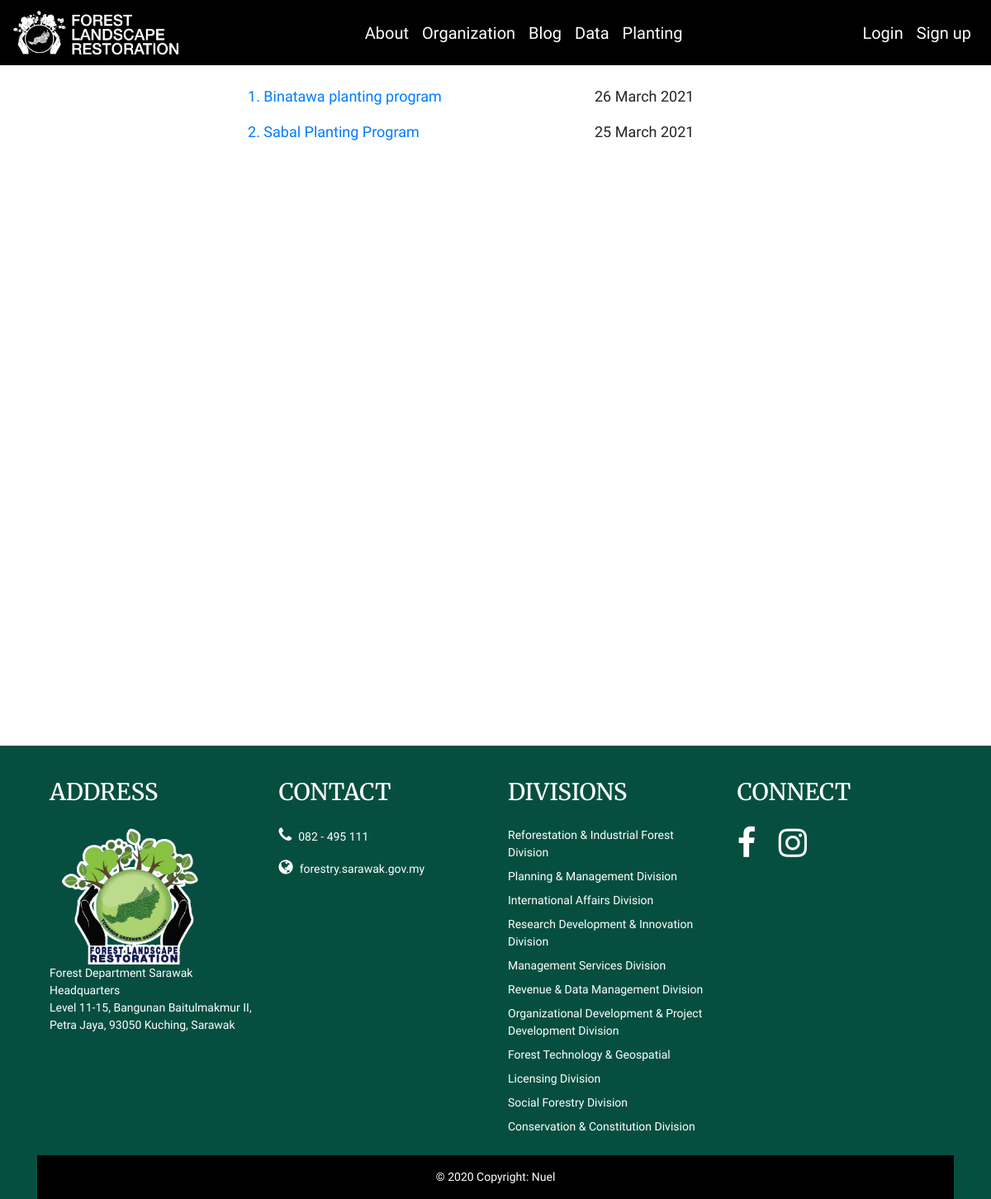
The page /planting/planting_program_index/ on the database its author committed.
### planting/models.py (models this page shows, shortened)
class PlantingProgram(models.Model):
	date_created = models.DateTimeField(auto_now_add=True)
	program_date = models.CharField(max_length=50)
	program_name = models.CharField(max_length=200)
	program_location = models.CharField(max_length=100)
	program_area = models.FloatField()
	program_species = models.CharField(max_length=200)
	program_participant = models.CharField(max_length=200)
	program_img = models.ImageField('Program Image', null=True, blank=True, upload_to='program_img/')
	class Meta:
		ordering = ['-date_created']

### planting/views.py (the view)
# urls.py: path('planting_program_index/', PlantingProgramIndex.as_view(), name='planting_program_index'),
class PlantingProgramIndex(ListView):
	model = PlantingProgram
	template_name = 'planting/planting_program_index.html'

### planting/templates/planting/planting_program_index.html (shortened to what this page needs)
{% extends 'base.html' %}
{% block content %}
<div class="custom-div mt-4">
	{% for program in object_list %}
	<div class="row">
		<div class="col-8">
			<a href="{% url 'planting_program_detail' program.pk %}">
				<p>{{ forloop.counter }}. {{ program.program_name }}</p>
			</a>
		</div>
		<div class="col-4">
			<p>{{ program.program_date }}</p>
		</div>
	</div>
	{% endfor %}
</div>
{% endblock %}

### flrweb/static/css/main.css (style rules this page uses)
@media screen and (min-width: 600px) { .custom-div { margin: auto; width: 50%; } }
body { font-family: 'Work Sans', Sans-Serif; font-size: 18px; }

### rows shown on the page
PlantingProgram: program_name "Binatawa planting program", program_date "26 March 2021"
PlantingProgram: program_name "Sabal Planting Program", program_date "25 March 2021"
